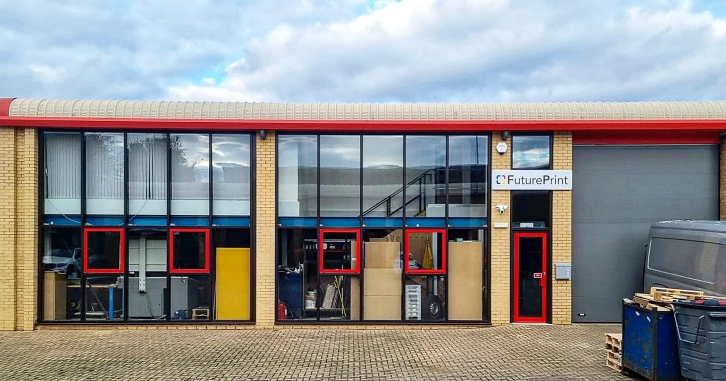
#> input picture FuturePrint_Outside.jpeg, 1451 x 761 px (shown at 1/2 size)
$ python -i FuturePrint.py   (imports and definitions only)
#> lines starting #> are read from the running program, lines starting #| are printed output that depends on the picture
# Importing libaries.
import cv2
from tkinter import Tk, Button, Label
from PIL import Image, ImageTk
import datetime
import logging

# Function for front enterance camera.
# [155 lines left out: functions Front_CCTV, Warehouse_CCTV, Surveillance, not called in this run]

def CCTV_GUI():
# Main UI Window of Camera Choice Programme.
    root = Tk()
    root.title("FuturePrint CCTV Dashboard") # Window Title.
    root.geometry("1451x761")    # Window Size to fit image

# Adding a title to the GUI prompting the user to choose a camera.
    title_label = Label(
    root,
    text="Welcome to FuturePrint CCTV Dashboard! Please Choose a Camera", # Title Text.
    font=("Arial", 24, "bold"),  # Font and font size of title.
    fg="white"                   # Text color for the title.
    )
    title_label.pack(pady=20)  # Padding to separate the camera choice title from the buttons.

# Converting Image into red, green, blue and alpha (transparency).
    image = Image.open("FuturePrint_Outside.jpeg").convert("RGBA")

# Uses the alpha channel (3) to set the absolute pixel value to 55 out of 255 to make image more transparent
    image.putalpha(image.split()[3].point(lambda p: 55))
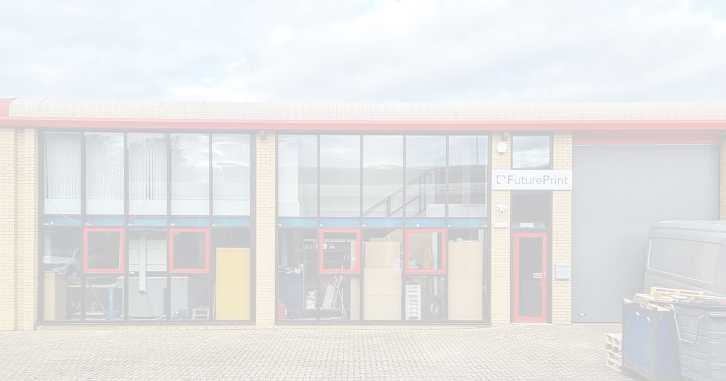
#> image: PIL image 1451x761 RGBA (shown at 1/2 size); mean R, G, B, A 143.9, 142.5, 143, 55; transparent parts drawn white

# Converts PIL into format TK can use for GUI
    photo = ImageTk.PhotoImage(image)

# Create a label widget to display the image
    label = Label(root, image=photo)

# Display the label widget
    label.pack()

    button_style = {
    "font": ("Arial", 16),      # Font and font size of text in button.
    "width": 40,                # Width size of button.
    "height": 4,                # Height size of button.
    "bg": "lightblue",          # Colour of button background.
    "fg": "black",              # Colour of button text.
    }

# Buttons for CCTV GUI
    Button(root, text="Front Enterance Camera", command=Front_CCTV, **button_style).place(x=200, y=450)
    Button(root, text="Warehouse Camera", command=Warehouse_CCTV, **button_style).place(x=870, y=450)
    Button(root, text="Surveillance", command=Surveillance, **button_style).place(x=540, y=550)

    root.mainloop()

# [1 line not run here, left out]

>>> result = CCTV_GUI()
